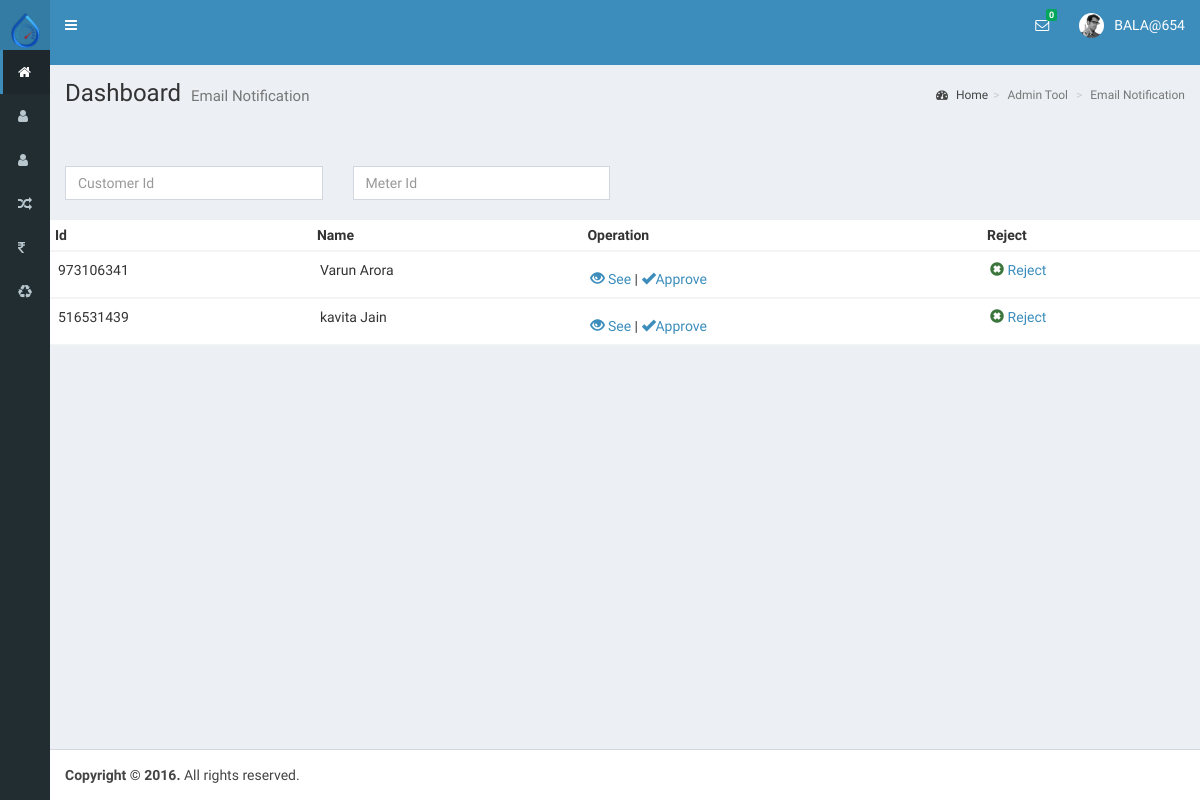
Page /approval.php (signed in) on the earlier database version.
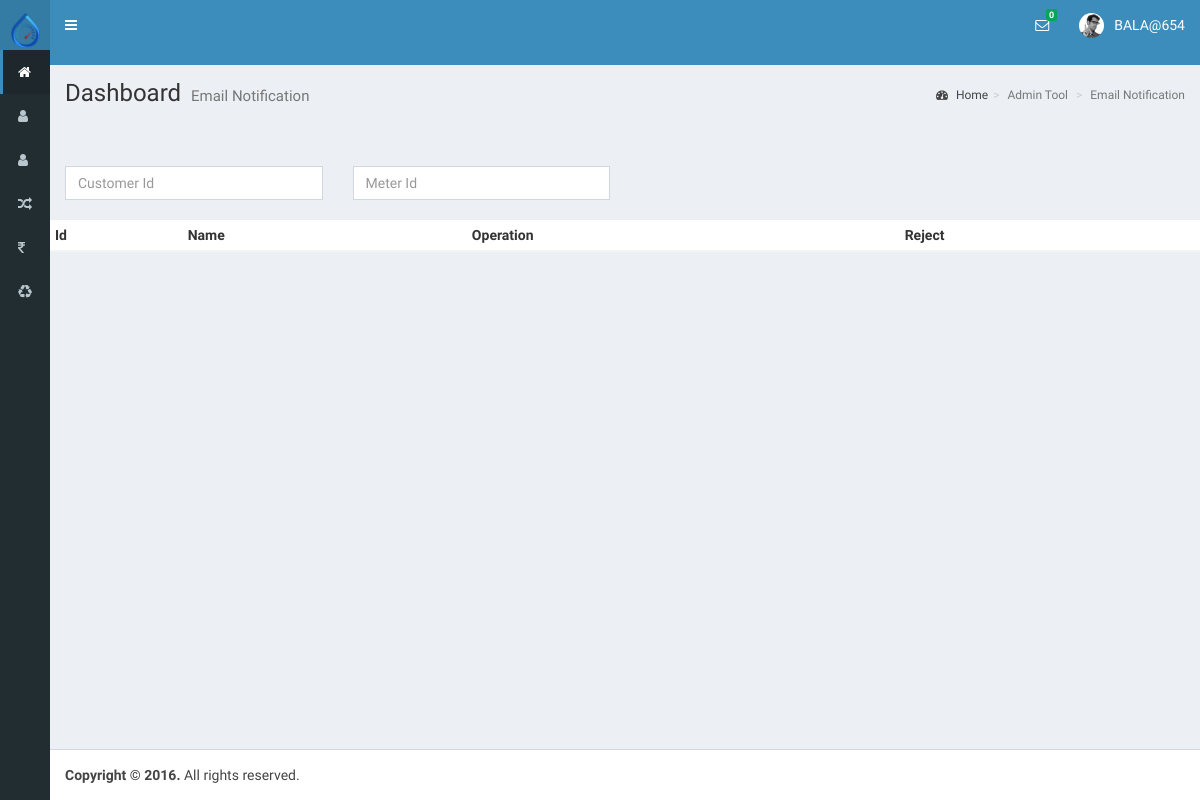
Same page on the later database version.
### tables this page shows
CREATE TABLE `temp_table` (
  `customer_id` varchar(10) NOT NULL,
  `id` int(11) NOT NULL,
  `C_name` varchar(30) NOT NULL,
  `C_mid_name` varchar(20) NOT NULL,
  `C_lname` varchar(30) NOT NULL,
  `customer_fullname` varchar(60) NOT NULL,
  `relation_type` varchar(20) NOT NULL,
  `r_name` varchar(30) NOT NULL,
  `no_of_family_m` varchar(20) NOT NULL,
  `adhar_no` varchar(20) NOT NULL,
  `gender` varchar(12) NOT NULL,
  `type_of_customer` varchar(255) NOT NULL,
  `address` varchar(80) NOT NULL,
  `location` varchar(50) NOT NULL,
  `city` varchar(30) NOT NULL,
  `state` varchar(30) NOT NULL,
  `landline_no` varchar(12) NOT NULL,
  `mobile` varchar(11) NOT NULL,
  `pin` varchar(10) NOT NULL,
  `addressproof` varchar(40) NOT NULL,
  `idproof` varchar(50) NOT NULL,
  `meter_id` int(10) NOT NULL,
  `pid` varchar(40) NOT NULL,
  `area` varchar(40) NOT NULL,
  `road` varchar(40) NOT NULL,
  `status` varchar(40) NOT NULL,
  `flag` tinyint(1) NOT NULL DEFAULT '0'
);

### resource/api_function.php (called while the page is built, shortened)
<?php
     include("db/connect.php");
     include('function.php');
 class apiFunction
 {
	    public $db;
        public function __construct(database $db,$con)
        {
               $this->db=$db;
        }
        public function gettingDataforApproval($table,$numRow)
        {
              $data=$this->db->getAllWithLimit($table,$numRow);
              return $data;
        }
}
?>

### resource/function.php (called while the page is built, shortened)
<?php
          class database
          {
                protected $con;
                public function __construct($con)
                {
                   $this->con=$con;
                }
                 public function getAllWithLimit($table,$numRow)
                 {
                       $str="select * from ".$table." ORDER BY id DESC LIMIT ".$numRow;
                       $row= $this->con->query($str);
                       $array=array();
                       while($result=$row->fetch_assoc())
                       {
                           $array[]=$result;
                       }
                       return $array;
                 }
          }
?>

### approval.php (the view, shortened to what this page needs)
<?php
        include_once("db/connect.php");
        include_once('resource/api_function.php');
        $db=new database($con);
        $api= new apiFunction($db,$con);
        $data=$api->gettingDataforApproval('temp_table',5);
?>
<?php include "include/header.php"; ?>
<?php include("navbar/super-adminheader.php");?>
  <div class="content-wrapper">
    <section class="content-header">
      <h1>
        Dashboard
        <small>Email Notification </small>
      </h1>
      <ol class="breadcrumb">
        <li><a href="#"><i class="fa fa-dashboard"></i> Home</a></li><li class="active">Admin Tool</li>
        <li class="active">Email Notification</li>
      </ol>
    </section>
  <div class="clr-20"></div>
  <div class="clr-20"></div>
  <div class="clr-20"></div>
<section>
<div class="row">
 <div class="col-md-12">
     <div class="col-md-3">
        <input type="text" class="form-control" id="customer_id" placeholder="Customer Id">
     </div>
     <div class="col-md-3">
        <input type="text" class="form-control" id="meter_id" placeholder="Meter Id">
     </div>
 </div>
<div class="clr-20"></div>
 <div class="col-md-12" id="approvalResult">
  <table class="table table-condensed " style="border-collapse:collapse;
  background: white; width: 100%; ">
    <thead>
        <tr>
            <th>Id</th>
            <th>Name</th>
            <th>Operation</th>
            <th>Reject</th>
        </tr>
    </thead>
    <tbody>
    <?php  $i=0;
       foreach ($data as $key => $value):  $i++ ;?>
        <tr  class="accordion-toggle table-hover1" >
            <td><?php echo $value['customer_id'] ?></td>
            <td><?php echo $value['customer_fullname'] ?></td>
            <td data-toggle='collapse' data-target='#demo<?php echo $i; ?>' class='seen'>
              <a href="#" id='seeData' class="<?php echo $value['customer_id'] ?>" Ide="<?php echo $value['customer_id'] ?>" Ide1="<?php echo $value['id'] ?>"><span class="glyphicon glyphicon-eye-open" style="margin-top: 10px;"></span> See </a>|
                 <a href="#" id="approve1" class="<?php echo $value['customer_id'] ?>" Ide="<?php echo $value['customer_id'] ?>" Ide1="<?php echo $value['id'] ?>"><span class="glyphicon glyphicon-ok" style="margin-top: 10px;"></span>Approve</a>
            </td>
            <td class="text-success"><span class="glyphicon glyphicon-remove-sign"></span> <a href="#" class="<?php echo $value['customer_id'] ?>" Ide="<?php echo $value['customer_id'] ?>" id="reject">Reject</a></td>
        </tr>
        <tr >
            <td colspan="6" class="hiddenRow">
             </td>
        </tr>
   <?php endforeach ?>
    </tbody>
</table>
</div></div>
</section>
</div>
   <?php include "include/footer.php"; ?>

### include/header.php (shortened to what this page needs)
<!DOCTYPE html>
<html>
<head>
  <link rel="stylesheet" href="bootstrap/css/bootstrap.min.css">
  <link rel="stylesheet" href="https://cdnjs.cloudflare.com/ajax/libs/font-awesome/4.5.0/css/font-awesome.min.css">
  <link rel="stylesheet" href="https://cdnjs.cloudflare.com/ajax/libs/ionicons/2.0.1/css/ionicons.min.css">
  <link rel="stylesheet" href="dist/css/water.min.css">
  <link rel="stylesheet" href="dist/css/skins/_all-skins.min.css">
  <link rel="stylesheet" href="plugins/iCheck/flat/blue.css">
  <link rel="stylesheet" href="plugins/morris/morris.css">
  <link rel="stylesheet" href="plugins/jvectormap/jquery-jvectormap-1.2.2.css">
  <link rel="stylesheet" href="plugins/datepicker/datepicker3.css">
  <link rel="stylesheet" href="plugins/daterangepicker/daterangepicker-bs3.css">
  <link rel="stylesheet" href="plugins/bootstrap-wysihtml5/bootstrap3-wysihtml5.min.css">
</head>
<body class="skin-blue sidebar-mini sidebar-collapse">
<div class="wrapper">
  <header class="main-header">
    <a href="index2.html" class="logo">
      <span class="logo-mini"><img src="img/logo/water-logo-1.png" alt=""></span>
    </a>
    <nav class="navbar navbar-static-top">
      <a href="#" class="sidebar-toggle" data-toggle="offcanvas" role="button">
      </a>
      <div class="navbar-custom-menu">
        <ul class="nav navbar-nav">
          <li class="dropdown messages-menu">
            <a href="#" class="dropdown-toggle" data-toggle="dropdown">
              <i class="fa fa-envelope-o"></i>
              <span class="label label-success noti">0</span>
            </a>
 </li>
          <li class="dropdown user user-menu">
            <a href="#" class="dropdown-toggle" data-toggle="dropdown">
              <img src="dist/img/user2-160x160.jpg" class="user-image" alt="User Image">
              <span class="hidden-xs"><?php echo $_SESSION['user'];?></span>
            </a>
          </li>
        </ul>
      </div>
    </nav>
  </header>

### navbar/super-adminheader.php (shortened to what this page needs)
<aside class="main-sidebar">
   <section class="sidebar">
     <ul class="sidebar-menu">
       <li class="active treeview">
         <a href="index-super-admin.php">
           <i class="fa fa-home"></i> <span>Home</span> </i>
         </a>
       </li>
       <li class="treeview">
         <a href="#">
           <i class="fa fa-user"></i>
         </a>
       </li>
       <li class="treeview">
         <a href="#">
           <i class="fa fa-user"></i>
         </a>
       </li>
       <li class="treeview">
         <a href="#">
           <i class="fa fa-random"></i>
         </a>
       </li>
       <li class="treeview">
         <a href="#">
           <i class="fa fa-inr"></i>
         </a>
       </li>
       <li class="treeview">
         <a href="#">
           <i class="fa fa-recycle"></i> <span>Complaint Management</span>
         </a>
       </li>
     </ul>
   </section>
 </aside>

### include/footer.php (shortened to what this page needs)
  <footer class="main-footer">
    <strong>Copyright &copy; 2016.</strong> All rights
    reserved.
  </footer>
</div>
</body>
</html>

### approval.php (style rules this page uses)
.hiddenRow { padding: 0 !important; }
.table-condensed>tbody>tr>td { padding: 8px; }

Differences in the rows shown:
removed temp_table: customer "973106341", customer_fullname "Varun Arora"
removed temp_table: customer "516531439", customer_fullname "kavita Jain"
